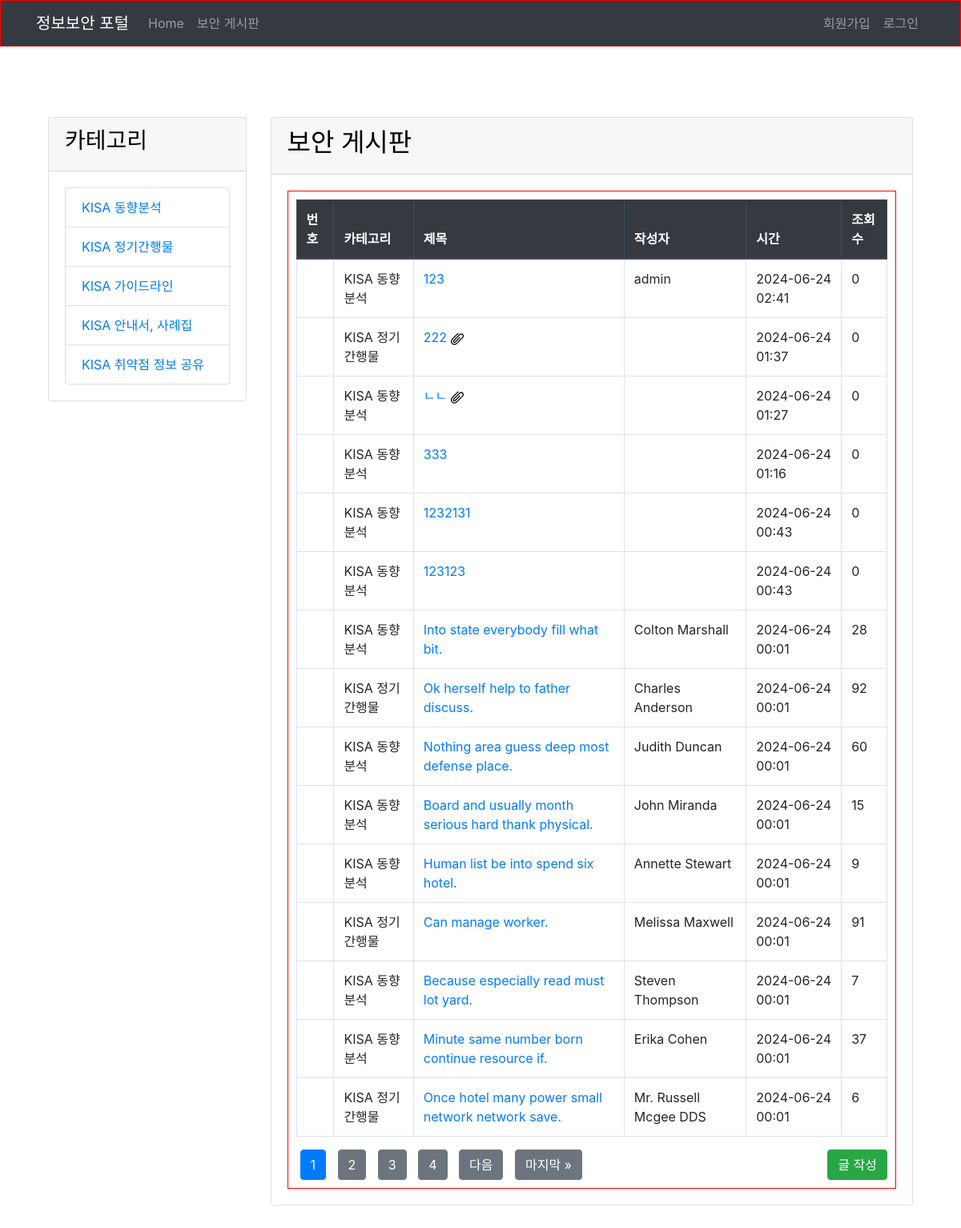
/board/, run on the app's committed database.
### main/models.py (models this page shows, shortened)
class Category(models.Model):
    name = models.CharField(max_length=100)

class Post(models.Model):
    category = models.ForeignKey(Category, on_delete=models.CASCADE)
    title = models.CharField(max_length=200)
    author = models.CharField(max_length=100)
    content = models.TextField()
    created_at = models.DateTimeField(auto_now_add=True)
    views = models.IntegerField(default=0)
    attachment = models.FileField(upload_to='attachments/', null=True, blank=True)
    post_number = models.IntegerField(default=0)  # 게시물 번호 필드 추가

### main/views.py (the view)
# urls.py: path('board/', views.board, name='board'),
def board(request):
    category_id = request.GET.get('category', None)
    posts = Post.objects.all().order_by('-created_at')
    if category_id:
        posts = posts.filter(category_id=category_id)
    paginator = Paginator(posts, 15)
    page = request.GET.get('page')
    posts = paginator.get_page(page)
    categories = Category.objects.all()
    total_posts = paginator.count
    return render(request, 'main/board.html', {'posts': posts, 'categories': categories, 'category_id': category_id, 'total_posts': total_posts})

### main/templates/main/board.html (shortened to what this page needs)
{% extends 'main/base.html' %}
{% load static %}
{% load form_filters %}
{% block content %}
<div class="main-content container mt-4">
    <div class="row">
        <div class="col-md-3">
            <div class="card">
                <div class="card-header">
                    <h3>카테고리</h3>
                </div>
                <div class="card-body">
                    <ul class="list-group">
                        {% for category in categories %}
                        <li class="list-group-item">
                            <a href="{% url 'board' %}?category={{ category.id }}">{{ category.name }}</a>
                        </li>
                        {% endfor %}
                    </ul>
                </div>
            </div>
        </div>
        <div class="col-md-9">
            <div class="card">
                <div class="card-header">
                    <h2>보안 게시판</h2>
                </div>
                <div class="card-body">
                    {% if is_create_page %}
                    <div class="content-area">
                        <h3>글 작성</h3>
                        <form method="post" enctype="multipart/form-data">
                            {% csrf_token %}
                            <div class="form-group">
                                <label for="category">카테고리:</label>
                                {{ form.category|add_class:"form-control" }}
                            </div>
                            <div class="form-group">
                                <label for="title">제목:</label>
                                {{ form.title|add_class:"form-control" }}
                            </div>
                            <div class="form-group">
                                <label for="author">작성자:</label>
                                {{ form.author|add_class:"form-control" }}
                            </div>
                            <div class="form-group">
                                <label for="content">내용:</label>
                                {{ form.content|add_class:"form-control" }}
                            </div>
                            <div class="form-group">
                                <label for="attachment">파일 첨부:</label>
                                {{ form.attachment|add_class:"form-control" }}
                            </div>
                            <button type="submit" class="btn btn-primary">저장</button>
                            <a href="{% url 'board' %}" class="btn btn-secondary">취소</a>
                        </form>
                    </div>
                    {% else %}
                    <div class="content-area">
                        <table class="table table-bordered">
                            <thead class="thead-dark">
                                <tr>
                                    <th>번호</th>
                                    <th>카테고리</th>
                                    <th>제목</th>
                                    <th>작성자</th>
                                    <th>시간</th>
                                    <th>조회수</th>
                                </tr>
                            </thead>
                            <tbody>
                                {% for post in posts %}
                                <tr>
                                    <td>{{ total_posts|add:"-forloop.counter0" }}</td>
                                    <td>{{ post.category.name }}</td>
                                    <td>
                                        <a href="{% url 'post_detail' post.id %}">
                                            {{ post.title }}
                                            {% if post.attachment %}
                                            <img src="{% static 'images/attachment.png' %}" alt="첨부파일" style="width: 16px; height: 16px;">
                                            {% endif %}
                                        </a>
                                    </td>
                                    <td>{{ post.author }}</td>
                                    <td>{{ post.created_at|date:"Y-m-d H:i" }}</td>
                                    <td>{{ post.views }}</td>
                                </tr>
                                {% endfor %}
                            </tbody>
                        </table>
                        <div class="pagination justify-content-center">
                            <div class="page-links">
                                {% for num in posts.paginator.page_range %}
                                    {% if posts.number == num %}
                                        <strong class="btn btn-primary">{{ num }}</strong>
                                    {% elif num > posts.number|add:-5 and num < posts.number|add:5 %}
                                        <a class="btn btn-secondary" href="?page={{ num }}{% if category_id %}&category={{ category_id }}{% endif %}">{{ num }}</a>
                                    {% endif %}
                                {% endfor %}
                                {% if posts.has_next %}
                                    <a class="btn btn-secondary" href="?page={{ posts.next_page_number }}{% if category_id %}&category={{ category_id }}{% endif %}">다음</a>
                                    <a class="btn btn-secondary" href="?page={{ posts.paginator.num_pages }}{% if category_id %}&category={{ category_id }}{% endif %}">마지막 &raquo;</a>
                                {% endif %}
                            </div>
                            <button class="btn btn-success ml-auto" onclick="location.href='{% url 'create_post' %}'">글 작성</button>
                        </div>
                    </div>
                    {% endif %}
                </div>
            </div>
        </div>
    </div>
</div>
{% endblock %}

### main/static/main/style.css (style rules this page uses)
body { font-family: Arial, sans-serif; margin: 0; padding: 0; }
.content-area { border: 1px solid red; padding: 10px; flex: 1; box-sizing: border-box; }
.table { margin-bottom: 0; }
.pagination { margin-top: 10px; display: flex; justify-content: center; align-items: center; }
.page-links a, .page-links strong { margin: 0 5px; text-decoration: none; }
.row { display: flex; flex-wrap: nowrap; }
.card { margin-bottom: 20px; }
.card-header { background-color: #f8f9fa; color: #000; }
.card-body { background-color: #fff; }
.main-content { margin-top: 40px; padding: 20px; }

### data on the page
Category: name "KISA 동향분석"
Category: name "KISA 정기간행물"
Category: name "KISA 가이드라인"
Category: name "KISA 안내서, 사례집"
Category: name "KISA 취약점 정보 공유"
Post: category.name "KISA 동향분석", title "123", author "admin", created_at "2024-06-24 02:41", views "0"
Post: category.name "KISA 정기간행물", title "222", created_at "2024-06-24 01:37", views "0"
Post: category.name "KISA 동향분석", title "ㄴㄴ", created_at "2024-06-24 01:27", views "0"
Post: category.name "KISA 동향분석", title "333", created_at "2024-06-24 01:16", views "0"
Post: category.name "KISA 동향분석", title "1232131", created_at "2024-06-24 00:43", views "0"
Post: category.name "KISA 동향분석", title "123123", created_at "2024-06-24 00:43", views "0"
Post: category.name "KISA 동향분석", title "Into state everybody fill what bit.", author "Colton Marshall", created_at "2024-06-24 00:01", views "28"
Post: category.name "KISA 정기간행물", title "Ok herself help to father discuss.", author "Charles Anderson", created_at "2024-06-24 00:01", views "92"
Post: category.name "KISA 동향분석", title "Nothing area guess deep most defense place.", author "Judith Duncan", created_at "2024-06-24 00:01", views "60"
Post: category.name "KISA 동향분석", title "Board and usually month serious hard thank physical.", author "John Miranda", created_at "2024-06-24 00:01", views "15"
Post: category.name "KISA 동향분석", title "Human list be into spend six hotel.", author "Annette Stewart", created_at "2024-06-24 00:01", views "9"
Post: category.name "KISA 정기간행물", title "Can manage worker.", author "Melissa Maxwell", created_at "2024-06-24 00:01", views "91"
Post: category.name "KISA 동향분석", title "Because especially read must lot yard.", author "Steven Thompson", created_at "2024-06-24 00:01", views "7"
Post: category.name "KISA 동향분석", title "Minute same number born continue resource if.", author "Erika Cohen", created_at "2024-06-24 00:01", views "37"
Post: category.name "KISA 정기간행물", title "Once hotel many power small network network save.", author "Mr. Russell Mcgee DDS", created_at "2024-06-24 00:01", views "6"

### other printed values
{{ num }} "1"
{{ num }} "2" "3" "4"
